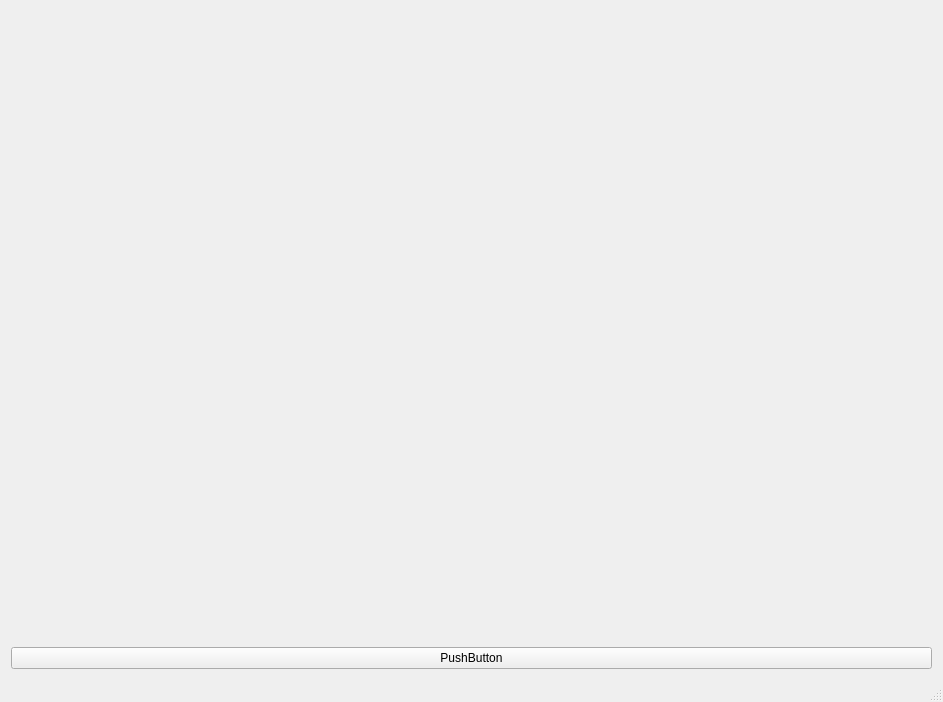
<?xml version="1.0" encoding="UTF-8"?>
<ui version="4.0">
 <class>MainWindow</class>
 <widget class="QMainWindow" name="MainWindow">
  <property name="geometry">
   <rect>
    <x>0</x>
    <y>0</y>
    <width>943</width>
    <height>702</height>
   </rect>
  </property>
  <property name="windowTitle">
   <string>examples</string>
  </property>
  <widget class="QWidget" name="centralWidget">
   <layout class="QGridLayout" name="gridLayout">
    <item row="0" column="0">
     <widget class="QCustomPlot" name="customPlot" native="true">
      <property name="sizePolicy">
       <sizepolicy hsizetype="Preferred" vsizetype="Preferred">
        <horstretch>0</horstretch>
        <verstretch>0</verstretch>
       </sizepolicy>
      </property>
      <property name="baseSize">
       <size>
        <width>0</width>
        <height>0</height>
       </size>
      </property>
     </widget>
    </item>
    <item row="1" column="0">
     <widget class="QCustomPlot" name="customPlot_2" native="true">
      <property name="sizePolicy">
       <sizepolicy hsizetype="Preferred" vsizetype="Preferred">
        <horstretch>0</horstretch>
        <verstretch>0</verstretch>
       </sizepolicy>
      </property>
      <property name="baseSize">
       <size>
        <width>0</width>
        <height>0</height>
       </size>
      </property>
     </widget>
    </item>
    <item row="2" column="0">
     <widget class="QCustomPlot" name="customPlot_3" native="true">
      <property name="sizePolicy">
       <sizepolicy hsizetype="Preferred" vsizetype="Preferred">
        <horstretch>0</horstretch>
        <verstretch>0</verstretch>
       </sizepolicy>
      </property>
      <property name="baseSize">
       <size>
        <width>0</width>
        <height>0</height>
       </size>
      </property>
     </widget>
    </item>
    <item row="3" column="0">
     <widget class="QPushButton" name="pushButton">
      <property name="text">
       <string>PushButton</string>
      </property>
     </widget>
    </item>
   </layout>
  </widget>
  <widget class="QStatusBar" name="statusBar"/>
 </widget>
 <layoutdefault spacing="6" margin="11"/>
 <customwidgets>
  <customwidget>
   <class>QCustomPlot</class>
   <extends>QWidget</extends>
   <header>qcustomplot/qcustomplot.h</header>
   <container>1</container>
  </customwidget>
 </customwidgets>
 <tabstops>
  <tabstop>pushButton</tabstop>
 </tabstops>
 <resources/>
 <connections/>
</ui>
